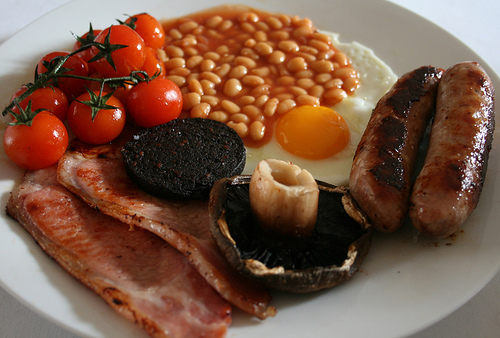
#> input picture segmentation/a2.jpg, 500 x 338 px
$ jupyter execute --allow-errors 'Solution_ Contour detection and features.ipynb'   (shell and % lines are left out)   (older library calls are emulated)
#> lines starting #> are read from the running program, lines starting #| are printed output that depends on the picture; after the words box and inside, x2 and y2 are one past the last pixel; in counts of white or black regions, pixels touching at a corner belong together
# Finding Contours

### Import resources and display image

[cell 1]
import numpy as np
import matplotlib.pyplot as plt
import cv2


# Read in the image
image = cv2.imread('a2.jpg')
#> image is the input picture: shape (338, 500, 3); mean B, G, R 68, 87.2, 122.9

# Change color to RGB (from BGR)
image = cv2.cvtColor(image, cv2.COLOR_BGR2RGB)

plt.imshow(image)

### Produce a binary image for finding contours

[cell 2]
# Convert to grayscale
gray = cv2.cvtColor(image,cv2.COLOR_RGB2GRAY)
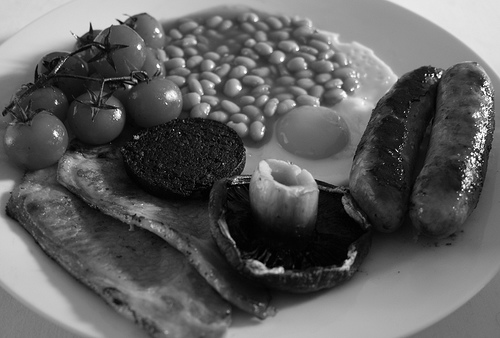
#> gray: shape (338, 500); min 0, max 255, mean 95.7

# Create a binary thresholded image
retval, binary = cv2.threshold(gray, 225, 255, cv2.THRESH_BINARY_INV)
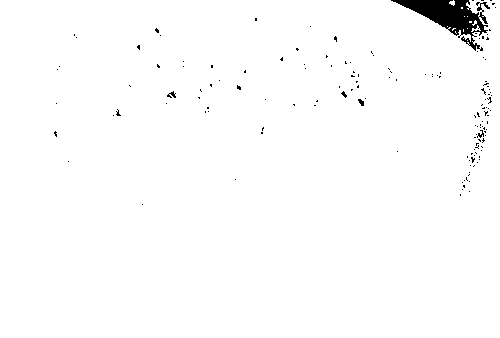
#> binary: shape (338, 500); 98.6% white; 146 black regions (141 under 20 px)

plt.imshow(binary, cmap='gray')

### Find and draw the contours

[cell 3]
# Find contours from thresholded, binary image
retval, contours, hierarchy = cv2.findContours(binary, cv2.RETR_TREE, cv2.CHAIN_APPROX_SIMPLE)
#> contours = 193 contours, 183 with area under 20; largest, box (x1, y1, x2, y2) and area: (0, 0, 500, 338) 166188, (476, 1, 491, 12) 66, (478, 11, 489, 25) 56, (477, 129, 485, 139) 38, (357, 98, 365, 107) 36

# Draw all contours on a copy of the original image
contours_image = np.copy(image)
contours_image = cv2.drawContours(contours_image, contours, -1, (0,255,0), 3)
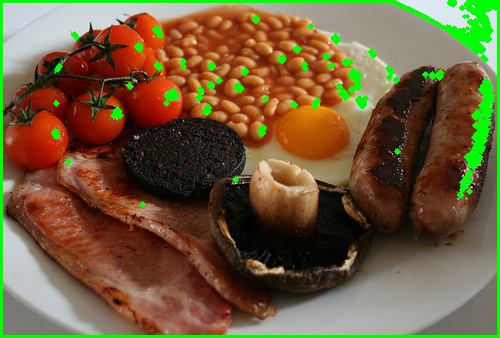
#> contours_image: shape (338, 500, 3); mean R, G, B 111.9, 92.9, 58.5

plt.imshow(contours_image)

## Contour Features

Every contour has a number of features that you can calculate, including the area of the contour, it's orientation (the direction that most of the contour is pointing in), it's perimeter, and many other properties outlined in [OpenCV documentation, here](http://opencv-python-tutroals.readthedocs.io/en/latest/py_tutorials/py_imgproc/py_contours/py_contour_properties/py_contour_properties.html).

In the next cell, you'll be asked to identify the orientations of both the left and right hand contours. The orientation should give you an idea of which hand has its thumb up and which one has its thumb down!

### Orientation

The orientation of an object is the angle at which an object is directed. To find the angle of a contour, you should first find an ellipse that fits the contour and then extract the `angle` from that shape.

```python
# Fit an ellipse to a contour and extract the angle from that ellipse
(x,y), (MA,ma), angle = cv2.fitEllipse(selected_contour)
```

**Orientation values**

These orientation values are in degrees measured from the x-axis. A value of zero means a flat line, and a value of 90 means that a contour is pointing straight up!

So, the orientation angles that you calculated for each contour should be able to tell us something about the general position of the hand. The hand with it's thumb up, should have a higher (closer to 90 degrees) orientation than the hand with it's thumb down.

### TODO: Find the orientation of each contour

[cell 4]
## TODO: Complete this function so that
## it returns the orientations of a list of contours
## The list should be in the same order as the contours
## i.e. the first angle should be the orientation of the first contour
def orientations(contours):
    """
    Orientation
    :param contours: a list of contours
    :return: angles, the orientations of the contours
    """

    # Create an empty list to store the angles in
    # Tip: Use angles.append(value) to add values to this list
    angles = []

    for cnt in contours:
        # Fit an ellipse to a contour and extract the angle from that ellipse
        (x,y), (MA,ma), angle = cv2.fitEllipse(cnt)
        angles.append(angle)
#> this loop made 1 pass
#> cnt on pass 1: [[467, 40]]
#> after the loop, angles = []

    return angles


# ---------------------------------------------------------- #
# Print out the orientation values
#> (the rest of this cell did not finish here and is left out)

### Bounding Rectangle

In the next cell, you'll be asked to find the bounding rectangle around the *left* hand contour, which has its thumb up, then use that bounding rectangle to crop the image and better focus on that one hand!

```python
# Find the bounding rectangle of a selected contour
x,y,w,h = cv2.boundingRect(selected_contour)

# Draw the bounding rectangle as a purple box
box_image = cv2.rectangle(contours_image, (x,y), (x+w,y+h), (200,0,200),2)
```

And to crop the image, select the correct width and height of the image to include.

```python
# Crop using the dimensions of the bounding rectangle (x, y, w, h)
cropped_image = image[y: y + h, x: x + w]
```

### TODO: Crop the image around a contour

[cell 5]
## TODO: Complete this function so that
## it returns a new, cropped version of the original image
def left_hand_crop(image, selected_contour):
    """
    Left hand crop
    :param image: the original image
    :param selectec_contour: the contour that will be used for cropping
    :return: cropped_image, the cropped image around the left hand
    """

    ## TODO: Detect the bounding rectangle of the left hand contour

    ## TODO: Crop the image using the dimensions of the bounding rectangle
    # Make a copy of the image to crop
    cropped_image = np.copy(image)

    # Find the bounding rectangle of a selected contour
    x,y,w,h = cv2.boundingRect(selected_contour)

    # Crop the image using the dimensions of the bounding rectangle
    cropped_image = cropped_image[y: y + h, x: x + w]

    return cropped_image


## TODO: Select the left hand contour from the list
## Replace this value
selected_contour = contours[1]
#> selected_contour = [[455, 31], [455, 32], [456, 33], [455, 32]]


# ---------------------------------------------------------- #
# If you've selected a contour
if(selected_contour is not None):
    # Call the crop function with that contour passed in as a parameter
    cropped_image = left_hand_crop(image, selected_contour)
#> in left_hand_crop, `x,y,w,h = cv2.boundingRect(selected_contour)`: x = 455; y = 31; w = 2; h = 3
    plt.imshow(cropped_image)
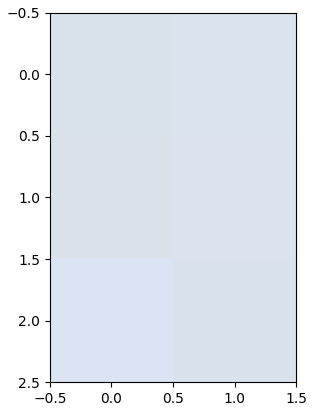
#> figure drawn by matplotlib, 1 panel

$ run again, with segmentation/a1.jpg copied over segmentation/a2.jpg
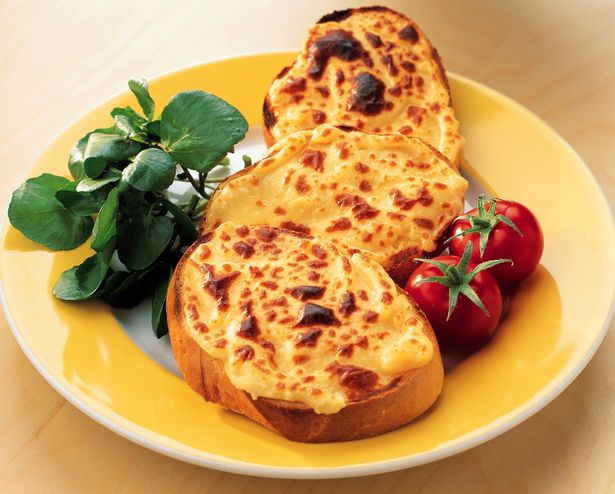
#> input picture segmentation/a1.jpg, 615 x 494 px
#> image is the input picture: shape (494, 615, 3); mean B, G, R 93.9, 154.2, 198.9
#> `retval, binary = cv2.threshold(gray, 225, 255, cv2.THRESH_BINARY_INV)`:
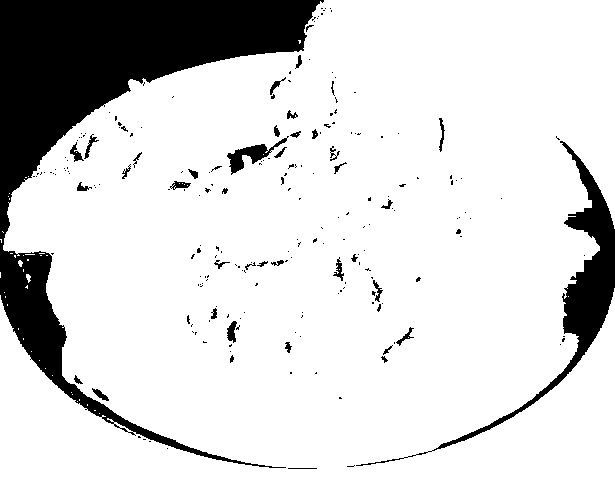
#> binary: shape (494, 615); 84.6% white; 220 black regions (180 under 20 px)
#> contours = 342 contours, 284 with area under 20; largest, box (x1, y1, x2, y2) and area: (0, 0, 615, 494) 258588, (226, 137, 288, 176) 739, (226, 320, 238, 344) 163, (69, 141, 85, 163) 138, (332, 258, 345, 282) 136
#> contours_image: shape (494, 615, 3); mean R, G, B 177.6, 159.1, 80.9
#> the loop in orientations, `for cnt in contours:` made 1 pass
#> cnt on pass 1: [[99, 413]]
#> after the loop in orientations, `for cnt in contours:`: angles = []
#> selected_contour = [[94, 410], [95, 410]]
#> x = 94; y = 410; w = 2; h = 1
#> in left_hand_crop, `cropped_image = cropped_image[y: y + h, x: x + w]`: cropped_image = [[239, 226, 182], [242, 225, 179]]
#> `[cell 5] ## TODO: Complete this function so that ## it returns a new, ..`:
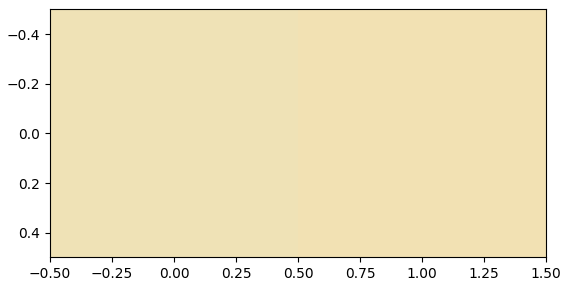
#> figure drawn by matplotlib, 1 panel

$ run again, with segmentation/a3.jpg copied over segmentation/a2.jpg
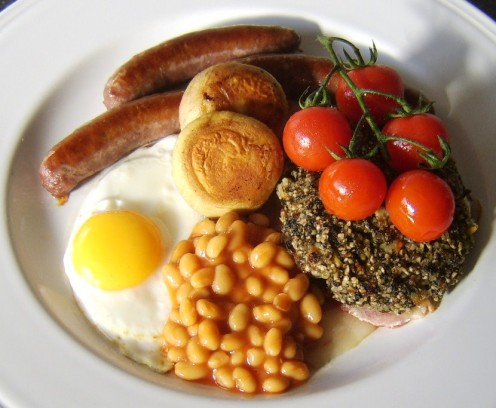
#> input picture segmentation/a3.jpg, 496 x 408 px
#> image is the input picture: shape (408, 496, 3); mean B, G, R 108.2, 138.6, 172.1
#> `retval, binary = cv2.threshold(gray, 225, 255, cv2.THRESH_BINARY_INV)`:
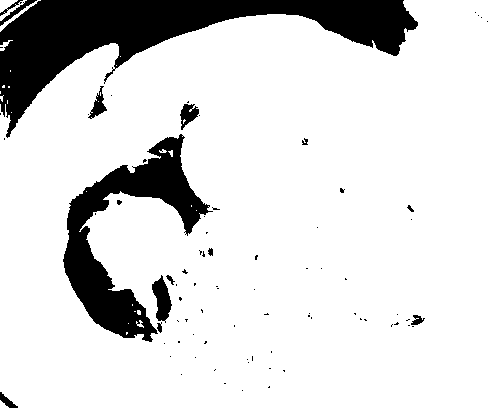
#> binary: shape (408, 496); 85.3% white; 81 black regions (67 under 20 px)
#> contours = 121 contours, 102 with area under 20; largest, box (x1, y1, x2, y2) and area: (0, 0, 496, 408) 182326, (62, 133, 214, 343) 10132, (151, 274, 173, 322) 596, (179, 103, 200, 131) 326, (87, 85, 108, 120) 290
#> contours_image: shape (408, 496, 3); mean R, G, B 154.7, 142.5, 93.8
#> the loop in orientations, `for cnt in contours:` made 2 passes
#> (x, y, MA, ma, angle) on pass 1: (13.48, 410.1, 4.33, 16.68, 0)
#> after the loop in orientations, `for cnt in contours:`: angles = [0]
#> selected_contour = [[11, 112]]
#> in left_hand_crop, `x,y,w,h = cv2.boundingRect(selected_contour)`: x = 11; y = 112; w = 1
#> in left_hand_crop, `cropped_image = cropped_image[y: y + h, x: x + w]`: cropped_image = [[225, 225, 225]]
#> `[cell 5] ## TODO: Complete this function so that ## it returns a new, ..`:
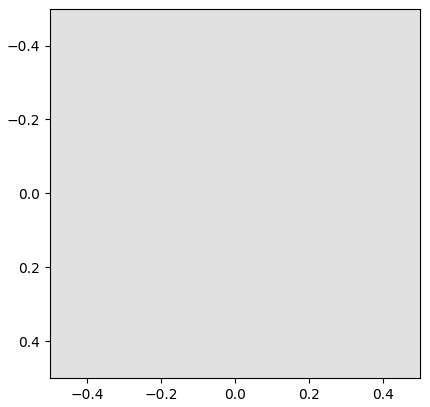
#> figure drawn by matplotlib, 1 panel
